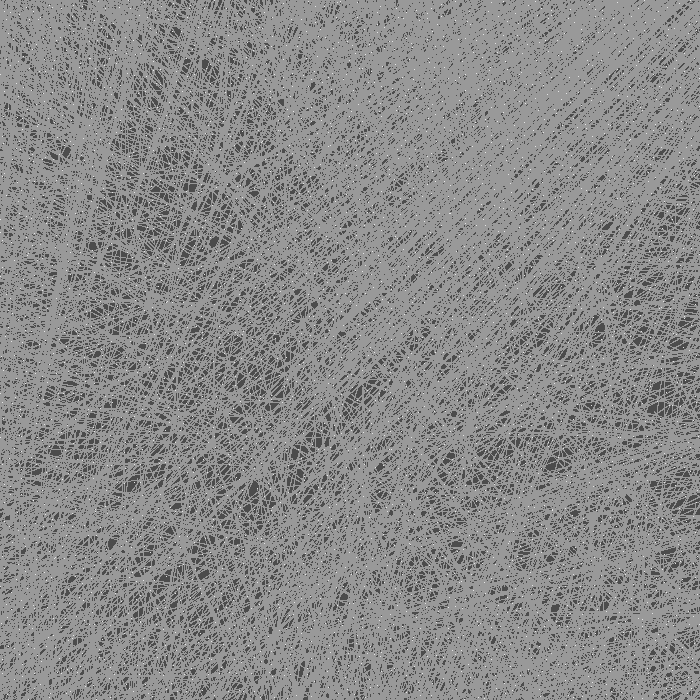
#> input picture Paint_Panel_alpha/fibre.png, 700 x 700 px
$ python main.py
#> lines starting #> are read from the running program, lines starting #| are printed output that depends on the picture
### Paint_Panel_alpha/read_fibre.py
import matplotlib.image as im
import numpy as np
image_path="./fibre.png"
def get_D(image_path):
    # RGB图 黑色是0，白色是1（也不知道这是什么道理）
#> called with image_path = './fibre.png'
    fibre = im.imread(image_path)
#> fibre is the input picture: shape (700, 700, 3) float32; min 0.298, max 0.898, mean 0.539
    res_x = len(fibre)
#> res_x = 700
    res_y = len(fibre[0])
#> res_y = 700
    edged_fibre = np.zeros((res_x+2,res_y+2))
    D = np.zeros((res_x+2,res_y+2))

    for x in range(res_x+2):
        for y in range(res_y+2):
            if x==0 or x==res_x+1 or y==0 or y==res_y+1:
                edged_fibre[x][y]=0
            else:
                edged_fibre[x][y]=fibre[x-1][y-1][0]
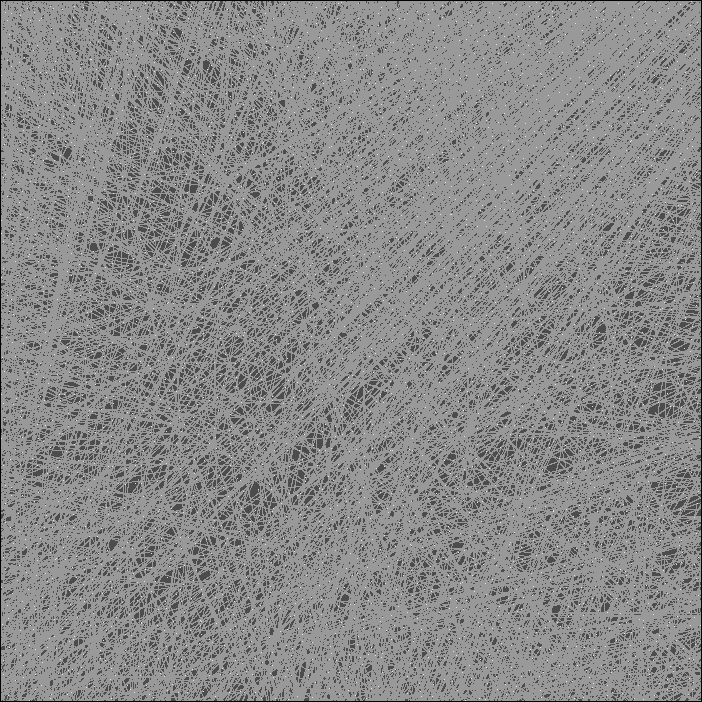
#> edged_fibre: shape (702, 702) float64; min 0, max 0.898, mean 0.535

    # 扩散系数越大，扩散越快，D 越大，常见液体的扩散系数应该在 1 左右。
    for x in range(res_x+2):
        for y in range(res_y+2):
            D[x,y]=D_map(edged_fibre[x][y])
#> this loop made 702 passes
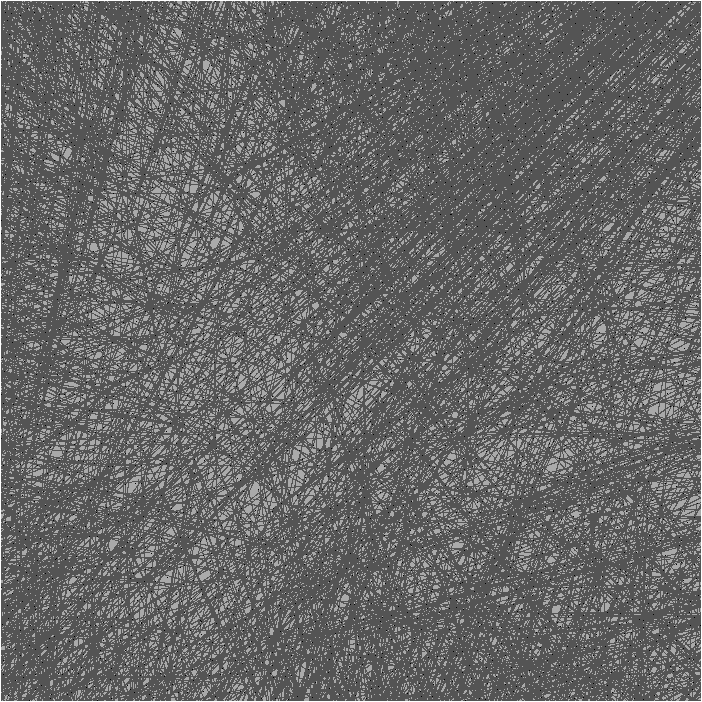
#> D: shape (702, 702) float64; min 0.0482, max 0.127, mean 0.0801; drawn with min black and max white

    return D

def D_map(white_depth):  # 这个函数将颜色的“灰度”映射到扩散系数。注意：黑色时扩散系数应该最大，白色时应该最小。
    d = (1.2-(0.83*white_depth))*0.106
    return d

### Paint_Panel_alpha/Panel.py
import taichi as ti
import sys
import os
import Canvas
import Brush
#import cv2
import matplotlib.image as im
import numpy as np
import datetime

@ti.data_oriented
class Panel:
    def __init__(self,fibre) -> None:
        self.fibre=fibre
        res_x=len(fibre)-2
        res_y=len(fibre[0])-2
        self.res_x=res_x
        self.res_y=res_y
        res = (res_x,res_y)
        self.res=res
        self.canvas=Canvas.Canvas(fibre)
        self.brush=Brush.Brush(res)
        self.gui=ti.GUI(name = "ink", res = res,fast_gui=True)
        self.canvas.Init()
        self.click_l = ti.field(ti.i32,shape=())
        self.click_r = ti.field(ti.i32,shape=())
        self.can_draw = ti.field(ti.i32,shape=())
        self.bifeng = ti.field(ti.i32,shape=())
        self.can_draw[None] = 1

        self.pic_order=0

    # 处理交互参数
    # [76 lines left out: functions gui_judge, gui_pos, render, run, not called in this run]
            # name = f"./result/RES_{ss:04d}.png"
            # self.gui.show(name)


### Paint_Panel_alpha/Canvas.py
import taichi as ti
import numpy as np
from read_bkg import get_bkg
bkg_path = "./bkg1.png"
S_and_K_percent=3
color_filter=0.8
dh = 1 # 空间步长
dt = 0.05 # 时间步长
dir_x = np.array([-1, 1, 0, 0, -1, 1, -1, 1])
dir_y = np.array([0, 0, -1, 1, 1, -1, -1, 1])

@ti.data_oriented
class Canvas:
    def __init__(self, fibre):
        D_ratio=61  # 方便调参用
        self.edged_res_x = len(fibre)
        self.edged_res_y = len(fibre[0])
        self.res_x=self.edged_res_x-2
        self.res_y=self.edged_res_y-2
        self.res = (self.res_x,self.res_y)  # 分辨率
        self.edged_res = (self.edged_res_x,self.edged_res_y)  # 镶边处理
#> (the run stopped early here; a loop or call above may not have finished)
